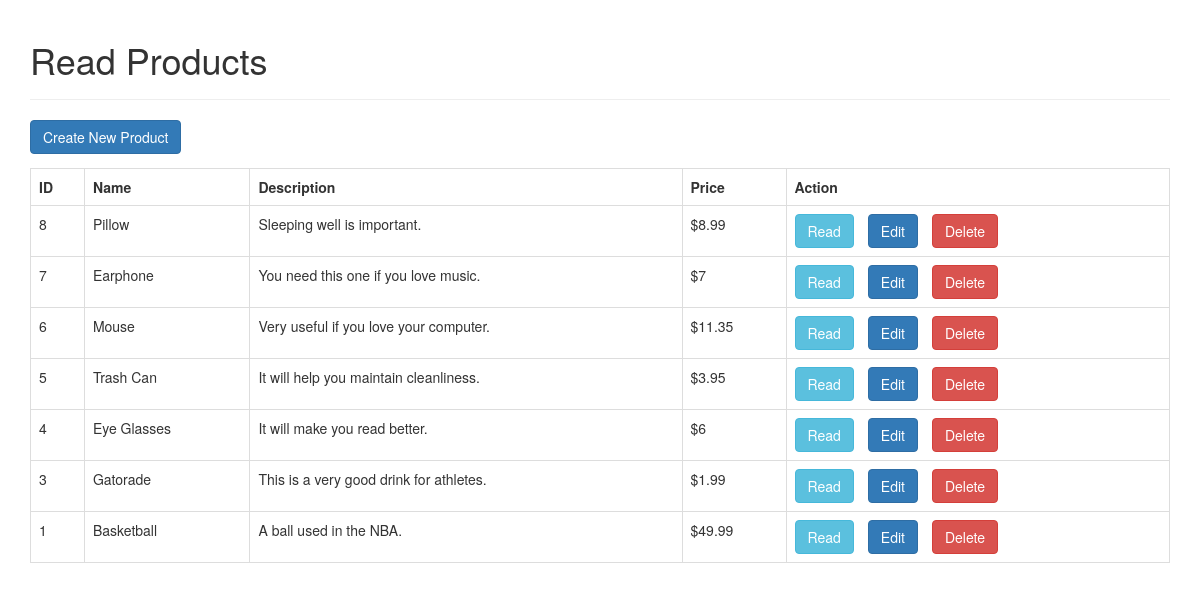
The page / on the database its author committed.
### tables this page shows
CREATE TABLE IF NOT EXISTS `products` (
  `id` int(11) NOT NULL AUTO_INCREMENT,
  `name` varchar(128) NOT NULL,
  `description` text NOT NULL,
  `price` double NOT NULL,
  `created` datetime NOT NULL,
  `modified` timestamp NOT NULL DEFAULT CURRENT_TIMESTAMP ON UPDATE CURRENT_TIMESTAMP,
  PRIMARY KEY (`id`)
);

### index.php (the view, shortened to what this page needs)
<!DOCTYPE HTML>
<html>
<head>
    <link rel="stylesheet" href="https://maxcdn.bootstrapcdn.com/bootstrap/3.3.7/css/bootstrap.min.css" />
</head>
<body>
    <div class="container">
        <div class="page-header">
            <h1>Read Products</h1>
        </div>
        <?php
include 'config/database.php';
$query = "SELECT id, name, description, price FROM products ORDER BY id DESC";
$stmt = $con->prepare($query);
$stmt->execute();
$num = $stmt->rowCount();
echo "<a href='create.php' class='btn btn-primary m-b-1em'>Create New Product</a>";
if ($num > 0) {
    echo "<table class='table table-hover table-responsive table-bordered'>";
    echo "<tr>";
    echo "<th>ID</th>";
    echo "<th>Name</th>";
    echo "<th>Description</th>";
    echo "<th>Price</th>";
    echo "<th>Action</th>";
    echo "</tr>";
    while ($row = $stmt->fetch(PDO::FETCH_ASSOC)) {
        extract($row);
        echo "<tr>";
        echo "<td>{$id}</td>";
        echo "<td>{$name}</td>";
        echo "<td>{$description}</td>";
        echo "<td>&#36;{$price}</td>";
        echo "<td>";
        echo "<a href='read_one.php?id={$id}' class='btn btn-info m-r-1em'>Read</a>";
        echo "<a href='update.php?id={$id}' class='btn btn-primary m-r-1em'>Edit</a>";
        echo "<a href='#' onclick='delete_user({$id});'  class='btn btn-danger'>Delete</a>";
        echo "</td>";
        echo "</tr>";
    }
    echo "</table>";
}
else {
    echo "<div class='alert alert-danger'>No records found.</div>";
}
?>
    </div>
</body>
</html>

### index.php (style rules this page uses)
.m-r-1em { margin-right:1em; }
.m-b-1em { margin-bottom:1em; }

### rows shown on the page
products: id "8", name "Pillow", description "Sleeping well is important.", price "8.99"
products: id "7", name "Earphone", description "You need this one if you love music.", price "7"
products: id "6", name "Mouse", description "Very useful if you love your computer.", price "11.35"
products: id "5", name "Trash Can", description "It will help you maintain cleanliness.", price "3.95"
products: id "4", name "Eye Glasses", description "It will make you read better.", price "6"
products: id "3", name "Gatorade", description "This is a very good drink for athletes.", price "1.99"
products: id "1", name "Basketball", description "A ball used in the NBA.", price "49.99"
